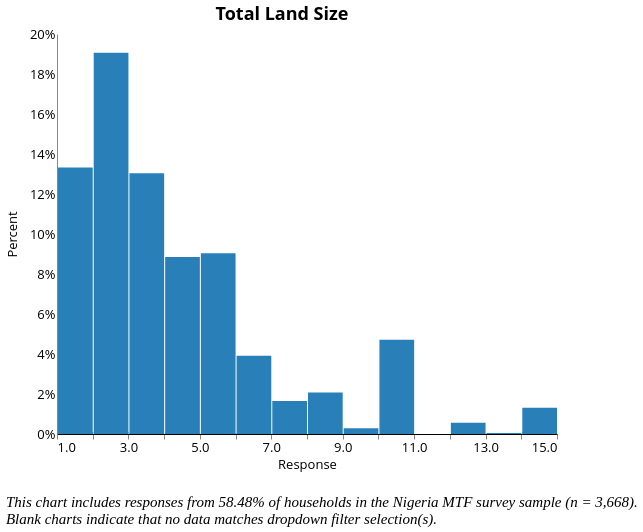

Describe this chart as a Vega-Lite specification.
### Vega-Lite specification from a JSON file in a GitHub repository (floating-point values rounded to 4 significant figures; data arrays with more than 128 entries replaced by an {"elided": "..."} marker saying what was removed)
{"width": 800, "height": 400, "config": {"title": {"fontSize": 18, "font": "Open Sans", "anchor": "center", "fontColor": "#000000"}, "axisX": {"domain": true, "domainColor": "#000000", "grid": false, "labelFont": "Open Sans", "labelFontSize": 13, "titleFont": "Open Sans", "titleFontSize": 13, "titleFontWeight": "normal", "title": "X Axis Title (units)", "labelAngle": 0}, "axisY": {"domain": true, "grid": false, "gridColor": "#DEDDDD", "gridWidth": 1, "labelFont": "Open Sans", "labelFontSize": 13, "labelAngle": 0, "ticks": false, "titleFont": "Open Sans", "titleFontSize": 13, "titleFontWeight": "normal", "titlePadding": 10, "title": "Y Axis Title (units)"}, "range": {"category": ["#2980B9", "#003366", "#FFAE19", "#FF4500", "#438B28", "#45B39D", "#99ADC1", "#212F3C"]}, "legend": {"labelFont": "Open Sans", "labelFontSize": 13, "symbolType": "square", "symbolSize": 100, "titleFont": "Open Sans", "titleFontSize": 13, "titleFontWeight": "normal", "title": "Legend", "orient": "right", "offset": 0, "labelLimit": 0}, "tooltip": {"font": "Open Sans"}, "view": {"stroke": "transparent", "text": {"font": "Open Sans", "color": ["#2980B9", "#003366", "#FFAE19", "#FF4500", "#438B28", "#45B39D", "#99ADC1", "#212F3C"], "fontSize": 13, "align": "right", "fontWeight": 400, "size": 13}, "bar": {"size": 40, "binSpacing": 1, "continuousBandSize": 30, "discreteBandSize": 30, "fill": ["#2980B9", "#003366", "#FFAE19", "#FF4500", "#438B28", "#45B39D", "#99ADC1", "#212F3C"], "stroke": false}}}, "concat": [{"mark": {"type": "bar", "color": "#2980B9"}, "encoding": {"tooltip": [{"field": "o1c", "title": "Response (Binned)", "type": "nominal"}, {"aggregate": "sum", "field": "pct", "format": ".2%", "title": "Percentage", "type": "quantitative"}], "x": {"axis": {"title": "Response"}, "bin": {"extent": [1, 15], "step": 1}, "field": "o1c", "scale": {"clamp": true, "domain": [1, 15]}, "type": "quantitative"}, "y": {"aggregate": "sum", "axis": {"format": "%"}, "field": "pct", "title": "Percent", "type": "quantitative"}}, "height": 400, "selection": {"selector036": {"type": "single", "fields": ["locality"], "bind": {"input": "select", "options": [null, 0, 1], "labels": ["National", "Urban", "Rural"], "name": "Locality Breakdown  "}}, "selector037": {"type": "single", "fields": ["elc_aggr_tier"], "bind": {"input": "select", "options": [null, "Tier 0", "Tier 1", "Tier 2", "Tier 3", "Tier 4", "Tier 5"], "labels": ["All Tiers", "Tier 0", "Tier 1", "Tier 2", "Tier 3", "Tier 4", "Tier 5"], "name": "Tiers  "}}, "selector035": {"type": "single", "fields": ["o1b"], "bind": {"input": "select", "options": ["Hectares", "Plots", "Acres", "Ridges", "Sq meters", "Other (specify)"], "labels": ["Hectares", "Plots", "Acres", "Ridges", "Square Meters", "Other"], "name": "Units of Land  "}}}, "title": {"text": ["Total Land Size"], "color": "black", "subtitleColor": "black"}, "transform": [{"joinaggregate": [{"op": "count", "field": "*", "as": "total"}]}, {"calculate": "1 / datum.total", "as": "pct"}, {"bin": {"maxbins": 20}, "field": "m", "as": "mbin"}, {"filter": {"selection": "selector036"}}, {"filter": {"selection": "selector037"}}, {"filter": {"selection": "selector035"}}], "width": 500}], "data": {"name": "data-748a35d7fa8ced135381e23e00e65801"}, "title": {"text": ["", "", "This chart includes responses from 58.48% of households in the Nigeria MTF survey sample (n = 3,668).", "Blank charts indicate that no data matches dropdown filter selection(s)."], "anchor": "start", "baseline": "bottom", "font": "Times New Roman", "fontSize": 15, "fontStyle": "italic", "fontWeight": "normal", "orient": "bottom"}, "$schema": "https://vega.github.io/schema/vega-lite/v4.17.0.json", "datasets": {"data-748a35d7fa8ced135381e23e00e65801": {"elided": "2124 records"}}}
